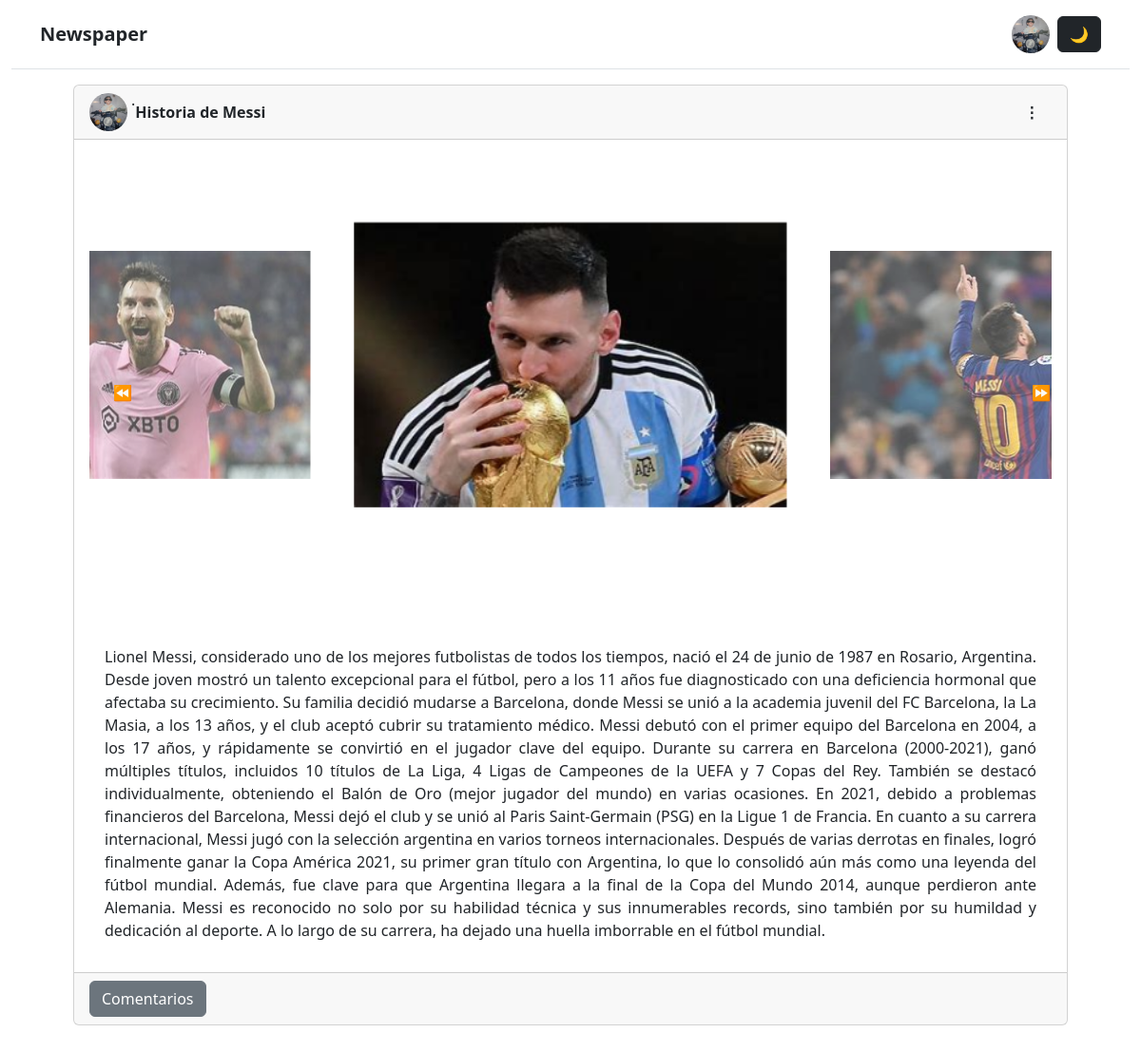
/articles/article/6/ (signed in), run on the app's committed database.
### accounts/models.py (models this page shows)
class CustomUser(AbstractUser):
    age = models.PositiveIntegerField(null=True, blank=True)
    image = models.ImageField(upload_to='imagenes_user/',default='static/img/user.png')

### articles/models.py (models this page shows, shortened)
class Article(models.Model):
    title = models.CharField(max_length=255)
    body = models.TextField()
    date = models.DateTimeField(auto_now_add=True)
    article_images = models.ManyToManyField('ArticleImage', related_name='articles_related', blank=True)  # Cambio a 'articles_related'
    author = models.ForeignKey(settings.AUTH_USER_MODEL, on_delete=models.CASCADE)

class ArticleImage(models.Model):
    article = models.ForeignKey(Article, on_delete=models.CASCADE, related_name='article_images_related')  # Modificar a 'article_images_related'
    image = models.ImageField(upload_to='article_images/')
    created_at = models.DateTimeField(auto_now_add=True)

### articles/views.py (the view, shortened to what this page needs)
# urls.py: path('article/<int:pk>/', ArticleDetailView, name='article_detail'),
def ArticleDetailView(request, pk):
    article = get_object_or_404(Article, pk=pk)
    article.comments = article.comment_set.all()  # Esto asigna los comentarios del artículo
    form = CommentForm()
    return render(request, "article_detail.html", {
        'article': article,
        'form': form
    })

### templates/article_detail.html (shortened to what this page needs)
{% extends 'base.html' %}
{% load static %}
{% load crispy_forms_tags %}
{% block content %}
{% if user.is_authenticated %}
    <div class="card mt-3 dropdown container-article" id="{{ article.id }}">
        <div class="card-header d-flex header-and-footer container-fluid">
            <span class="font-weight-bold b">
                <img style="height: 30px; width: 30px; border-radius: 50%;" class="img-fluid img-user me-1"
                     src="{% if article.author.image and article.author.image.url %}{{ article.author.image.url }}{% else %}{% static 'img/user.png' %}{% endif %}" alt="{{ article.author }}"/>
            </span>&middot;
            <span class="mt-2"><strong>{{ article.title }}</strong></span>
            {% if article.author.username == request.user.username %}
                <button class="btn ms-auto" type="button" id="dropdownMenuButton" data-bs-toggle="dropdown" aria-expanded="false">
                    <strong> &#x22EE;</strong>
                </button>
            {% endif %}
        </div>
        <div class="card-body container-fluid">
            {% if article.article_images_related.exists %}
                <div class="container_carru container-fluid" id="carousel-{{ article.id }}">
                    <div class="actions" id="actions-{{ article.id }}">
                        <a class="arrow btn" id="arrowleft-{{ article.id }}">⏪</a>
                        <a class="arrow btn" id="arrowrigth-{{ article.id }}">⏩</a>
                    </div>
                    <div class="items" id="items-{{ article.id }}">
                        {% with article.article_images_related.all|length as image_count %}
                            {% for image in article.article_images_related.all %}
                                <img src="{{ image.image.url }}"
                                     class="carousel-item carousel-imagen
                                            {% if image_count == 1 %}
                                                img_center_single
                                            {% elif forloop.first %}
                                                img_center
                                            {% else %}
                                                img_left
                                            {% endif %}"
                                     alt="Article Image">
                            {% endfor %}
                        {% endwith %}
                    </div>
                </div>
            {% else %}
                <p class="text-justify">No images available for this article.</p>
            {% endif %}
            <p class="text-justify m-3" style="text-align: justify;">{{ article.body }}</p>
        </div>
        <div class="card-footer text-start header-and-footer container-fluid">
            <button class="btn btn-secondary Comentarios" type="button" data-bs-toggle="collapse" data-bs-target="#commentsSection{{ article.id }}" aria-expanded="false" aria-controls="commentsSection">
                Comentarios
            </button>
        </div>
    </div>
{% else %}
<p>You are not logged in</p>
<a href="{% url 'login' %}">Log In</a>
<a href="{% url 'signup' %}">Sign Up</a>
{% endif %}
{% endblock %}

### templates/base.html (shortened to what this page needs)
{% load static %}
<!DOCTYPE html>
<html lang="es">
<head>
    <link href="https://cdn.jsdelivr.net/npm/bootstrap@5.3.3/dist/css/bootstrap.min.css" rel="stylesheet">
    <link rel="stylesheet" href="{% static 'css/style.css' %}">
</head>
<body class="pb-5">
    <div class="container-fluid">
        <header class="py-3 mb-3 border-bottom">
            <div class="container">
                <div class="d-flex flex-wrap align-items-center justify-content-center justify-content-lg-start">
                    <strong><a class="navbar-brand text-nav fs-5" href="{% url 'home' %}">Newspaper</a></strong>
                        {% if user.is_authenticated %}
                        <div class="dropdown text-end">
                            <a href="#" class="d-block link-dark text-decoration-none img-user" id="dropdownUser1" data-bs-toggle="dropdown" aria-expanded="false">
                                <img style="height: 100px; width:100px;" class="img-fluid img-user"
                                    src="{% if user.image and user.image.url %}{{ user.image.url }}{% else %}{% static 'img/user.png' %}{% endif %}"
                                    alt="{{ user.username }}">
                            </a>
                        </div>
                        {% else %}
                    </ul>
                    <div class="text-end">
                        <a href="{% url 'login' %}" class="btn btn-outline-primary me-2">Log In</a>
                        <a href="{% url 'signup' %}" class="btn btn-primary">Sign Up</a>
                    </div>
                    {% endif %}
                    <button class="btn btn-dark ms-2" id="modoJH">
                    </button>
                </div>
            </div>
        </header>
        <main>
            {% block content %}
            {% endblock content %}
        </main>
    </div>
</body>
</html>

### static/css/style.css (style rules this page uses)
.img-user { height: 40px !important; width: 40px !important; border-radius: 50px !important; }
.container-article { margin: 65px; }
.container_carru { position: relative; height: 500px; overflow: hidden; }
.actions { position: absolute; top: 50%; width: 100%; transform: translateY(-50%); z-index: 201; display: flex; justify-content: space-between; align-items: center; }
.carousel-item { position: relative; perspective: 120px; display: flex; justify-content: center; align-items: center; }
.carousel-item { position: absolute; transform-style: preserve-3d; transition: transform 1s ease, opacity 1s ease; }
.carousel-imagen { margin-top: 7%; width: 45%; height: 60%; }
.img_center { transform: translateX(-50%) translateZ(200px) scale(1); left: 50%; opacity: 1; z-index: 3; }
.img_left { transform: translateX(-150%) translateZ(100px) scale(0.8); left: 50%; opacity: 0.7; z-index: 2; }
.img_rigth { transform: translateX(50%) translateZ(100px) scale(0.8); left: 50%; opacity: 0.7; z-index: 2; }

### data on the page
CustomUser: image (picture)
Article: author.image (picture), title "Historia de Messi", body "Lionel Messi, considerado uno de los mejores futbolistas de todos los tiempos, nació el 24 de junio de 1987 en Rosario, Argentina. Desde joven mostró un talento excepcional para el fútbol, pero a los 11 años fue diagnosticado con una deficiencia hormonal que afectaba su crecimiento. Su familia decidió mudarse a Barcelona, donde Messi se unió a la academia juvenil del FC Barcelona, la La Masia, a los 13 años, y el club aceptó cubrir su tratamiento médico. Messi debutó con el primer equipo del Barcelona en 2004, a los 17 años, y rápidamente se convirtió en el jugador clave del equipo. Durante su carrera en Barcelona (2000-2021), ganó múltiples títulos, incluidos 10 títulos de La Liga, 4 Ligas…"
ArticleImage: image (picture)
ArticleImage: image (picture)
ArticleImage: image (picture)
